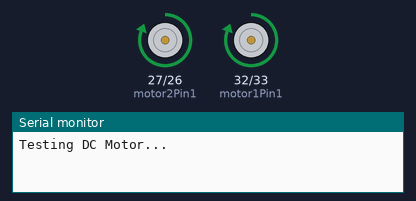
A sketch run on a simulated ESP32. Shown: motor-driver pin pairs drawn as motors (green arrow = first pin HIGH = forward, orange = second pin HIGH = backward, longer = more drive), the last lines printed to the serial monitor.

Above: at 1.0 s.
At 5.5 s:
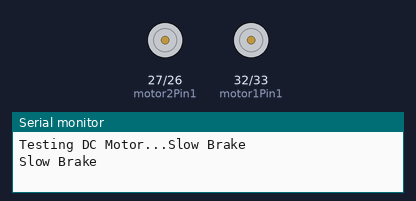
At 6.35 s:
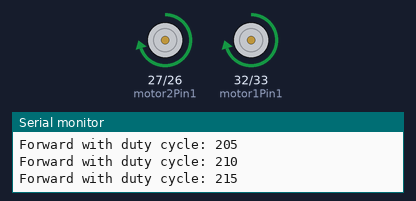
At 11.2 s:
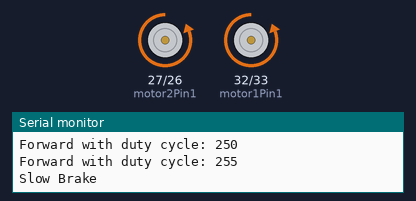
Timing chart, 0 to 14.6 s (numbered marks = the images above):
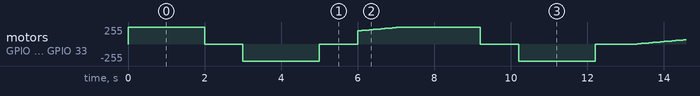

The sketch:

Motor_Test.ino
```cpp
int motor1Pin1 = 32;
int motor1Pin2 = 33;

int motor2Pin1 = 27;
int motor2Pin2 = 26;

// Setting PWM properties
const int freq = 30000;
const int pwmChannel0 = 0;
const int pwmChannel1 = 1;
const int pwmChannel2 = 2;
const int pwmChannel3 = 3;
const int resolution = 8;
int dutyCycle = 200;

void setup() {
  // sets the pins as outputs:
  pinMode(motor1Pin1, OUTPUT);
  pinMode(motor1Pin2, OUTPUT);
  pinMode(motor2Pin1, OUTPUT);
  pinMode(motor2Pin2, OUTPUT);

  // configure PWM functionalitites
  ledcSetup(pwmChannel0, freq, resolution);
  ledcSetup(pwmChannel1, freq, resolution);
  ledcSetup(pwmChannel2, freq, resolution);
  ledcSetup(pwmChannel3, freq, resolution);

  // attach the channel to the GPIO to be controlled
  ledcAttachPin(motor1Pin1, pwmChannel0);
  ledcAttachPin(motor1Pin2, pwmChannel1);
  ledcAttachPin(motor2Pin1, pwmChannel2);
  ledcAttachPin(motor2Pin2, pwmChannel3);

  Serial.begin(115200);

  // testing
  Serial.print("Testing DC Motor...");
}

void loop() {
  // Move the DC motor forward at maximum speed
  go_forward(255,255);
  delay(2000);

  // Stop the DC motor
  slow_brake();
  delay(1000);

  // Move DC motor backwards at maximum speed
  go_forward(-255,-255);
  delay(2000);

  // Stop the DC motor
  slow_brake();
  delay(1000);

  // Move DC motor forward with increasing speed
  while (dutyCycle <= 255){
    go_forward(dutyCycle,dutyCycle);
    Serial.print("Forward with duty cycle: ");
    Serial.println(dutyCycle);
    dutyCycle = dutyCycle + 5;
    delay(100);
  }

   dutyCycle = 0;
}

void go_forward(int LSpeed,int RSpeed){

  if(LSpeed > 0){
  ledcWrite(pwmChannel0, LSpeed);
  ledcWrite(pwmChannel1, 0);

  }
  else{
    ledcWrite(pwmChannel0, 0);
  ledcWrite(pwmChannel1, LSpeed);
  }

  if(RSpeed > 0){
    ledcWrite(pwmChannel2, RSpeed);
    ledcWrite(pwmChannel3, 0);
  }
  else{
    ledcWrite(pwmChannel2, 0);
    ledcWrite(pwmChannel3, RSpeed);
  }


}

void turn_right(int speed){
  // Your Code for turn Right
}

void turn_left(int speed){
  // Your Code for turn Left
}

void slow_brake(){
  Serial.println("Slow Brake");
  ledcWrite(pwmChannel0, 0);
  ledcWrite(pwmChannel1, 0);
  ledcWrite(pwmChannel2, 0);
  ledcWrite(pwmChannel3, 0);
}
```
